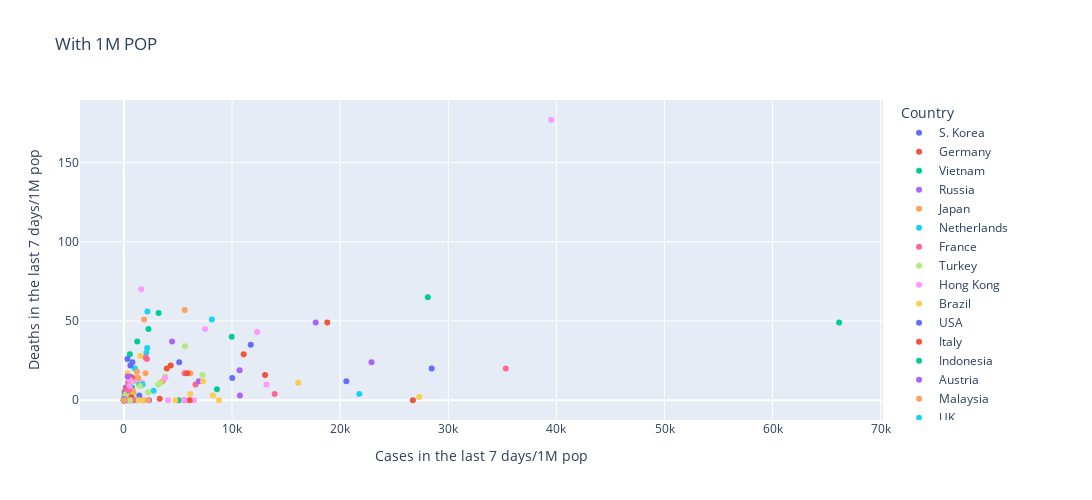

Source (notebook cell):
### Code cell
scatterplot_df_week = df_covid_by_week[['Country','Cases in the last 7 days/1M pop','Deaths in the last 7 days/1M pop']]
fig = px.scatter(scatterplot_df_week, x='Cases in the last 7 days/1M pop', y='Deaths in the last 7 days/1M pop',color='Country',title='With 1M POP')
fig.update_layout(height=500, width=1200)
fig.show()
